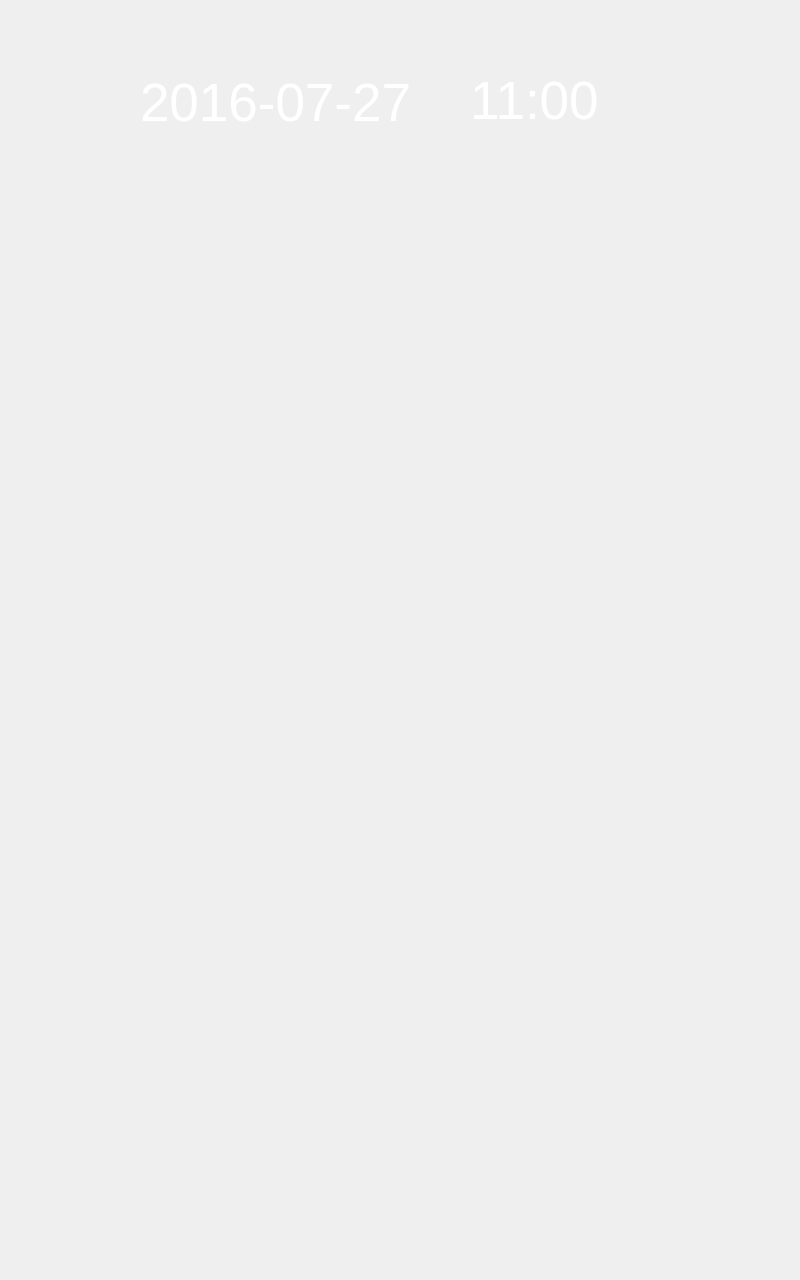
<?xml version="1.0" encoding="UTF-8"?>
<ui version="4.0">
 <class>MainForm</class>
 <widget class="QMainWindow" name="MainForm">
  <property name="enabled">
   <bool>true</bool>
  </property>
  <property name="geometry">
   <rect>
    <x>0</x>
    <y>0</y>
    <width>800</width>
    <height>1280</height>
   </rect>
  </property>
  <property name="minimumSize">
   <size>
    <width>800</width>
    <height>1280</height>
   </size>
  </property>
  <property name="maximumSize">
   <size>
    <width>800</width>
    <height>1280</height>
   </size>
  </property>
  <property name="windowTitle">
   <string>MainWindow</string>
  </property>
  <property name="styleSheet">
   <string notr="true"/>
  </property>
  <widget class="WidgetBase" name="MainWidget">
   <property name="minimumSize">
    <size>
     <width>800</width>
     <height>1280</height>
    </size>
   </property>
   <property name="maximumSize">
    <size>
     <width>800</width>
     <height>1280</height>
    </size>
   </property>
   <property name="sizeIncrement">
    <size>
     <width>0</width>
     <height>0</height>
    </size>
   </property>
   <property name="styleSheet">
    <string notr="true">QWidget{background-color:rgba(255, 255, 255,0);}
QWidget#MainWidget {border-image:url(D:/mls/BVT5/510/Glari_510.1A/BST_PLUGIN_JULI_101_1280x800_0420V2/usrfs/THEME/PLUGIN/Theme.png);}


QLabel#date {font: 9pt &quot;宋体&quot;; font-size:40pt;  color:rgb(255, 255, 255);} 

QLabel#time {font: 9pt &quot;宋体&quot;; font-size:40pt;  color:rgb(255, 255, 255);}




</string>
   </property>
   <widget class="WidgetFloor" name="Floor" native="true">
    <property name="geometry">
     <rect>
      <x>480</x>
      <y>660</y>
      <width>226</width>
      <height>153</height>
     </rect>
    </property>
    <widget class="WidgetBase" name="single" native="true">
     <property name="geometry">
      <rect>
       <x>112</x>
       <y>0</y>
       <width>113</width>
       <height>153</height>
      </rect>
     </property>
    </widget>
    <widget class="WidgetBase" name="ten" native="true">
     <property name="geometry">
      <rect>
       <x>0</x>
       <y>0</y>
       <width>113</width>
       <height>153</height>
      </rect>
     </property>
    </widget>
   </widget>
   <widget class="QLabel" name="time">
    <property name="geometry">
     <rect>
      <x>470</x>
      <y>80</y>
      <width>141</width>
      <height>41</height>
     </rect>
    </property>
    <property name="text">
     <string>11:00</string>
    </property>
   </widget>
   <widget class="QLabel" name="date">
    <property name="geometry">
     <rect>
      <x>140</x>
      <y>77</y>
      <width>271</width>
      <height>51</height>
     </rect>
    </property>
    <property name="text">
     <string>2016-07-27</string>
    </property>
   </widget>
   <widget class="WidgetButton" name="Button_1" native="true">
    <property name="geometry">
     <rect>
      <x>80</x>
      <y>960</y>
      <width>309</width>
      <height>117</height>
     </rect>
    </property>
   </widget>
   <widget class="WidgetMedia" name="Media" native="true">
    <property name="geometry">
     <rect>
      <x>6</x>
      <y>140</y>
      <width>786</width>
      <height>398</height>
     </rect>
    </property>
   </widget>
   <widget class="WidgetButton" name="Button_close" native="true">
    <property name="geometry">
     <rect>
      <x>420</x>
      <y>1100</y>
      <width>309</width>
      <height>117</height>
     </rect>
    </property>
   </widget>
   <widget class="WidgetBase" name="Function" native="true">
    <property name="geometry">
     <rect>
      <x>270</x>
      <y>650</y>
      <width>200</width>
      <height>50</height>
     </rect>
    </property>
   </widget>
   <widget class="WidgetButton" name="Button_open" native="true">
    <property name="geometry">
     <rect>
      <x>80</x>
      <y>1100</y>
      <width>309</width>
      <height>117</height>
     </rect>
    </property>
   </widget>
   <widget class="WidgetArrow" name="Arrow" native="true">
    <property name="geometry">
     <rect>
      <x>140</x>
      <y>670</y>
      <width>117</width>
      <height>131</height>
     </rect>
    </property>
   </widget>
   <widget class="WidgetButton" name="Button_2" native="true">
    <property name="geometry">
     <rect>
      <x>420</x>
      <y>960</y>
      <width>309</width>
      <height>117</height>
     </rect>
    </property>
   </widget>
   <widget class="WidgetButton" name="Button_3" native="true">
    <property name="geometry">
     <rect>
      <x>80</x>
      <y>820</y>
      <width>309</width>
      <height>117</height>
     </rect>
    </property>
   </widget>
   <widget class="WidgetButton" name="Button_4" native="true">
    <property name="geometry">
     <rect>
      <x>420</x>
      <y>820</y>
      <width>309</width>
      <height>117</height>
     </rect>
    </property>
   </widget>
  </widget>
 </widget>
 <customwidgets>
  <customwidget>
   <class>WidgetButton</class>
   <extends>QWidget</extends>
   <header>widgetbutton.h</header>
   <container>1</container>
  </customwidget>
  <customwidget>
   <class>WidgetArrow</class>
   <extends>QWidget</extends>
   <header location="global">widgetarrow.h</header>
   <container>1</container>
  </customwidget>
  <customwidget>
   <class>WidgetBase</class>
   <extends>QWidget</extends>
   <header location="global">widgetbase.h</header>
   <container>1</container>
  </customwidget>
  <customwidget>
   <class>WidgetFloor</class>
   <extends>QWidget</extends>
   <header location="global">widgetfloor.h</header>
   <container>1</container>
  </customwidget>
  <customwidget>
   <class>WidgetMedia</class>
   <extends>QWidget</extends>
   <header>widgetmedia.h</header>
   <container>1</container>
  </customwidget>
 </customwidgets>
 <resources/>
 <connections/>
</ui>
